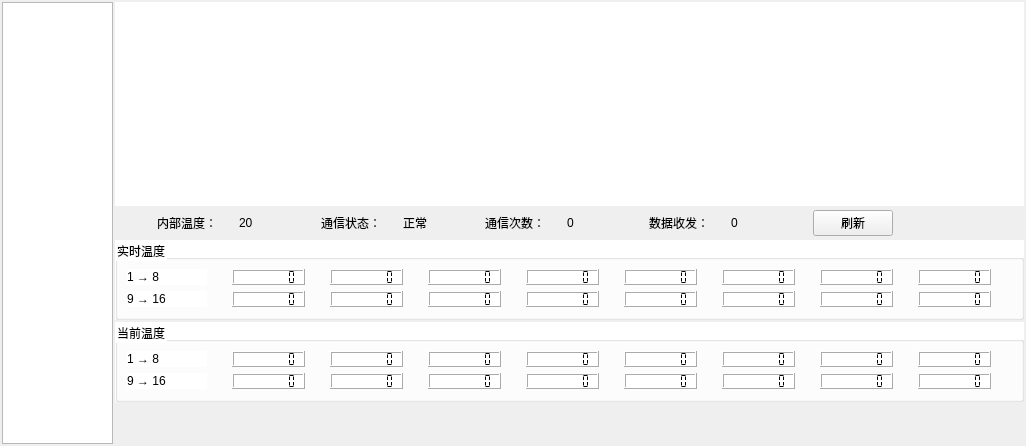
<?xml version="1.0" encoding="UTF-8"?>
<ui version="4.0">
 <class>FormPageRealtimeMonitor</class>
 <widget class="QWidget" name="FormPageRealtimeMonitor">
  <property name="geometry">
   <rect>
    <x>0</x>
    <y>0</y>
    <width>1026</width>
    <height>446</height>
   </rect>
  </property>
  <property name="windowTitle">
   <string>Form</string>
  </property>
  <layout class="QGridLayout" name="gridLayout">
   <property name="leftMargin">
    <number>2</number>
   </property>
   <property name="topMargin">
    <number>2</number>
   </property>
   <property name="rightMargin">
    <number>2</number>
   </property>
   <property name="bottomMargin">
    <number>2</number>
   </property>
   <property name="spacing">
    <number>2</number>
   </property>
   <item row="2" column="1" colspan="2">
    <widget class="QGroupBox" name="groupBox_PortValue">
     <property name="sizePolicy">
      <sizepolicy hsizetype="Preferred" vsizetype="Preferred">
       <horstretch>0</horstretch>
       <verstretch>0</verstretch>
      </sizepolicy>
     </property>
     <property name="minimumSize">
      <size>
       <width>0</width>
       <height>80</height>
      </size>
     </property>
     <property name="maximumSize">
      <size>
       <width>16777215</width>
       <height>80</height>
      </size>
     </property>
     <property name="styleSheet">
      <string notr="true">background-color: rgb(255, 255, 255);</string>
     </property>
     <property name="title">
      <string>实时温度</string>
     </property>
     <layout class="QGridLayout" name="gridLayout_6">
      <item row="0" column="0">
       <layout class="QGridLayout" name="gridLayout_7" columnstretch="1,1,1,1,1,1,1,1,1">
        <property name="horizontalSpacing">
         <number>25</number>
        </property>
        <item row="1" column="1">
         <widget class="QLCDNumber" name="lcdNumber_1">
          <property name="styleSheet">
           <string notr="true"/>
          </property>
          <property name="smallDecimalPoint">
           <bool>true</bool>
          </property>
          <property name="digitCount">
           <number>7</number>
          </property>
          <property name="mode">
           <enum>QLCDNumber::Dec</enum>
          </property>
          <property name="segmentStyle">
           <enum>QLCDNumber::Flat</enum>
          </property>
          <property name="value" stdset="0">
           <double>0.000000000000000</double>
          </property>
          <property name="intValue" stdset="0">
           <number>0</number>
          </property>
         </widget>
        </item>
        <item row="3" column="6">
         <widget class="QLCDNumber" name="lcdNumber_14">
          <property name="smallDecimalPoint">
           <bool>true</bool>
          </property>
          <property name="digitCount">
           <number>7</number>
          </property>
          <property name="mode">
           <enum>QLCDNumber::Dec</enum>
          </property>
          <property name="segmentStyle">
           <enum>QLCDNumber::Flat</enum>
          </property>
          <property name="value" stdset="0">
           <double>0.000000000000000</double>
          </property>
          <property name="intValue" stdset="0">
           <number>0</number>
          </property>
         </widget>
        </item>
        <item row="3" column="4">
         <widget class="QLCDNumber" name="lcdNumber_12">
          <property name="smallDecimalPoint">
           <bool>true</bool>
          </property>
          <property name="digitCount">
           <number>7</number>
          </property>
          <property name="mode">
           <enum>QLCDNumber::Dec</enum>
          </property>
          <property name="segmentStyle">
           <enum>QLCDNumber::Flat</enum>
          </property>
          <property name="value" stdset="0">
           <double>0.000000000000000</double>
          </property>
          <property name="intValue" stdset="0">
           <number>0</number>
          </property>
         </widget>
        </item>
        <item row="3" column="2">
         <widget class="QLCDNumber" name="lcdNumber_10">
          <property name="smallDecimalPoint">
           <bool>true</bool>
          </property>
          <property name="digitCount">
           <number>7</number>
          </property>
          <property name="mode">
           <enum>QLCDNumber::Dec</enum>
          </property>
          <property name="segmentStyle">
           <enum>QLCDNumber::Flat</enum>
          </property>
          <property name="value" stdset="0">
           <double>0.000000000000000</double>
          </property>
          <property name="intValue" stdset="0">
           <number>0</number>
          </property>
         </widget>
        </item>
        <item row="3" column="0">
         <widget class="QLabel" name="label_4">
          <property name="sizePolicy">
           <sizepolicy hsizetype="Minimum" vsizetype="Preferred">
            <horstretch>0</horstretch>
            <verstretch>0</verstretch>
           </sizepolicy>
          </property>
          <property name="minimumSize">
           <size>
            <width>80</width>
            <height>0</height>
           </size>
          </property>
          <property name="styleSheet">
           <string notr="true">font: 75 14pt &quot;Times New Roman&quot;;</string>
          </property>
          <property name="text">
           <string>9 → 16</string>
          </property>
         </widget>
        </item>
        <item row="1" column="7">
         <widget class="QLCDNumber" name="lcdNumber_7">
          <property name="smallDecimalPoint">
           <bool>true</bool>
          </property>
          <property name="digitCount">
           <number>7</number>
          </property>
          <property name="mode">
           <enum>QLCDNumber::Dec</enum>
          </property>
          <property name="segmentStyle">
           <enum>QLCDNumber::Flat</enum>
          </property>
          <property name="value" stdset="0">
           <double>0.000000000000000</double>
          </property>
          <property name="intValue" stdset="0">
           <number>0</number>
          </property>
         </widget>
        </item>
        <item row="1" column="3">
         <widget class="QLCDNumber" name="lcdNumber_3">
          <property name="smallDecimalPoint">
           <bool>true</bool>
          </property>
          <property name="digitCount">
           <number>7</number>
          </property>
          <property name="mode">
           <enum>QLCDNumber::Dec</enum>
          </property>
          <property name="segmentStyle">
           <enum>QLCDNumber::Flat</enum>
          </property>
          <property name="value" stdset="0">
           <double>0.000000000000000</double>
          </property>
          <property name="intValue" stdset="0">
           <number>0</number>
          </property>
         </widget>
        </item>
        <item row="1" column="6">
         <widget class="QLCDNumber" name="lcdNumber_6">
          <property name="smallDecimalPoint">
           <bool>true</bool>
          </property>
          <property name="digitCount">
           <number>7</number>
          </property>
          <property name="mode">
           <enum>QLCDNumber::Dec</enum>
          </property>
          <property name="segmentStyle">
           <enum>QLCDNumber::Flat</enum>
          </property>
          <property name="value" stdset="0">
           <double>0.000000000000000</double>
          </property>
          <property name="intValue" stdset="0">
           <number>0</number>
          </property>
         </widget>
        </item>
        <item row="1" column="8">
         <widget class="QLCDNumber" name="lcdNumber_8">
          <property name="smallDecimalPoint">
           <bool>true</bool>
          </property>
          <property name="digitCount">
           <number>7</number>
          </property>
          <property name="mode">
           <enum>QLCDNumber::Dec</enum>
          </property>
          <property name="segmentStyle">
           <enum>QLCDNumber::Flat</enum>
          </property>
          <property name="value" stdset="0">
           <double>0.000000000000000</double>
          </property>
          <property name="intValue" stdset="0">
           <number>0</number>
          </property>
         </widget>
        </item>
        <item row="1" column="5">
         <widget class="QLCDNumber" name="lcdNumber_5">
          <property name="smallDecimalPoint">
           <bool>true</bool>
          </property>
          <property name="digitCount">
           <number>7</number>
          </property>
          <property name="mode">
           <enum>QLCDNumber::Dec</enum>
          </property>
          <property name="segmentStyle">
           <enum>QLCDNumber::Flat</enum>
          </property>
          <property name="value" stdset="0">
           <double>0.000000000000000</double>
          </property>
          <property name="intValue" stdset="0">
           <number>0</number>
          </property>
         </widget>
        </item>
        <item row="3" column="8">
         <widget class="QLCDNumber" name="lcdNumber_16">
          <property name="smallDecimalPoint">
           <bool>true</bool>
          </property>
          <property name="digitCount">
           <number>7</number>
          </property>
          <property name="mode">
           <enum>QLCDNumber::Dec</enum>
          </property>
          <property name="segmentStyle">
           <enum>QLCDNumber::Flat</enum>
          </property>
          <property name="value" stdset="0">
           <double>0.000000000000000</double>
          </property>
          <property name="intValue" stdset="0">
           <number>0</number>
          </property>
         </widget>
        </item>
        <item row="3" column="1">
         <widget class="QLCDNumber" name="lcdNumber_9">
          <property name="smallDecimalPoint">
           <bool>true</bool>
          </property>
          <property name="digitCount">
           <number>7</number>
          </property>
          <property name="mode">
           <enum>QLCDNumber::Dec</enum>
          </property>
          <property name="segmentStyle">
           <enum>QLCDNumber::Flat</enum>
          </property>
          <property name="value" stdset="0">
           <double>0.000000000000000</double>
          </property>
          <property name="intValue" stdset="0">
           <number>0</number>
          </property>
         </widget>
        </item>
        <item row="3" column="7">
         <widget class="QLCDNumber" name="lcdNumber_15">
          <property name="smallDecimalPoint">
           <bool>true</bool>
          </property>
          <property name="digitCount">
           <number>7</number>
          </property>
          <property name="mode">
           <enum>QLCDNumber::Dec</enum>
          </property>
          <property name="segmentStyle">
           <enum>QLCDNumber::Flat</enum>
          </property>
          <property name="value" stdset="0">
           <double>0.000000000000000</double>
          </property>
          <property name="intValue" stdset="0">
           <number>0</number>
          </property>
         </widget>
        </item>
        <item row="3" column="5">
         <widget class="QLCDNumber" name="lcdNumber_13">
          <property name="smallDecimalPoint">
           <bool>true</bool>
          </property>
          <property name="digitCount">
           <number>7</number>
          </property>
          <property name="mode">
           <enum>QLCDNumber::Dec</enum>
          </property>
          <property name="segmentStyle">
           <enum>QLCDNumber::Flat</enum>
          </property>
          <property name="value" stdset="0">
           <double>0.000000000000000</double>
          </property>
          <property name="intValue" stdset="0">
           <number>0</number>
          </property>
         </widget>
        </item>
        <item row="1" column="2">
         <widget class="QLCDNumber" name="lcdNumber_2">
          <property name="smallDecimalPoint">
           <bool>true</bool>
          </property>
          <property name="digitCount">
           <number>7</number>
          </property>
          <property name="mode">
           <enum>QLCDNumber::Dec</enum>
          </property>
          <property name="segmentStyle">
           <enum>QLCDNumber::Flat</enum>
          </property>
          <property name="value" stdset="0">
           <double>0.000000000000000</double>
          </property>
          <property name="intValue" stdset="0">
           <number>0</number>
          </property>
         </widget>
        </item>
        <item row="3" column="3">
         <widget class="QLCDNumber" name="lcdNumber_11">
          <property name="smallDecimalPoint">
           <bool>true</bool>
          </property>
          <property name="digitCount">
           <number>7</number>
          </property>
          <property name="mode">
           <enum>QLCDNumber::Dec</enum>
          </property>
          <property name="segmentStyle">
           <enum>QLCDNumber::Flat</enum>
          </property>
          <property name="value" stdset="0">
           <double>0.000000000000000</double>
          </property>
          <property name="intValue" stdset="0">
           <number>0</number>
          </property>
         </widget>
        </item>
        <item row="1" column="4">
         <widget class="QLCDNumber" name="lcdNumber_4">
          <property name="smallDecimalPoint">
           <bool>true</bool>
          </property>
          <property name="digitCount">
           <number>7</number>
          </property>
          <property name="mode">
           <enum>QLCDNumber::Dec</enum>
          </property>
          <property name="segmentStyle">
           <enum>QLCDNumber::Flat</enum>
          </property>
          <property name="value" stdset="0">
           <double>0.000000000000000</double>
          </property>
          <property name="intValue" stdset="0">
           <number>0</number>
          </property>
         </widget>
        </item>
        <item row="1" column="0">
         <widget class="QLabel" name="label_3">
          <property name="sizePolicy">
           <sizepolicy hsizetype="Minimum" vsizetype="Preferred">
            <horstretch>0</horstretch>
            <verstretch>0</verstretch>
           </sizepolicy>
          </property>
          <property name="minimumSize">
           <size>
            <width>80</width>
            <height>0</height>
           </size>
          </property>
          <property name="styleSheet">
           <string notr="true">font: 75 14pt &quot;Times New Roman&quot;;</string>
          </property>
          <property name="text">
           <string>1 → 8</string>
          </property>
         </widget>
        </item>
       </layout>
      </item>
      <item row="0" column="1">
       <spacer name="horizontalSpacer">
        <property name="orientation">
         <enum>Qt::Horizontal</enum>
        </property>
        <property name="sizeHint" stdset="0">
         <size>
          <width>40</width>
          <height>20</height>
         </size>
        </property>
       </spacer>
      </item>
     </layout>
    </widget>
   </item>
   <item row="0" column="1" colspan="2">
    <widget class="FormDataChart" name="widget_chart" native="true">
     <property name="sizePolicy">
      <sizepolicy hsizetype="Expanding" vsizetype="Expanding">
       <horstretch>0</horstretch>
       <verstretch>0</verstretch>
      </sizepolicy>
     </property>
     <property name="styleSheet">
      <string notr="true">background-color: rgb(255, 255, 255);</string>
     </property>
    </widget>
   </item>
   <item row="3" column="1" colspan="2">
    <widget class="QGroupBox" name="groupBox_PortValue_2">
     <property name="sizePolicy">
      <sizepolicy hsizetype="Preferred" vsizetype="Preferred">
       <horstretch>0</horstretch>
       <verstretch>0</verstretch>
      </sizepolicy>
     </property>
     <property name="minimumSize">
      <size>
       <width>0</width>
       <height>80</height>
      </size>
     </property>
     <property name="maximumSize">
      <size>
       <width>16777215</width>
       <height>80</height>
      </size>
     </property>
     <property name="styleSheet">
      <string notr="true">background-color: rgb(255, 255, 255);</string>
     </property>
     <property name="title">
      <string>当前温度</string>
     </property>
     <layout class="QGridLayout" name="gridLayout_8">
      <item row="0" column="0">
       <layout class="QGridLayout" name="gridLayout_9" columnstretch="1,0,0,0,0,0,0,0,0">
        <property name="horizontalSpacing">
         <number>25</number>
        </property>
        <item row="1" column="6">
         <widget class="QLCDNumber" name="lcdNumberCurrent_6">
          <property name="smallDecimalPoint">
           <bool>true</bool>
          </property>
          <property name="digitCount">
           <number>7</number>
          </property>
          <property name="mode">
           <enum>QLCDNumber::Dec</enum>
          </property>
          <property name="segmentStyle">
           <enum>QLCDNumber::Flat</enum>
          </property>
          <property name="value" stdset="0">
           <double>0.000000000000000</double>
          </property>
          <property name="intValue" stdset="0">
           <number>0</number>
          </property>
         </widget>
        </item>
        <item row="3" column="7">
         <widget class="QLCDNumber" name="lcdNumberCurrent_14">
          <property name="smallDecimalPoint">
           <bool>true</bool>
          </property>
          <property name="digitCount">
           <number>7</number>
          </property>
          <property name="mode">
           <enum>QLCDNumber::Dec</enum>
          </property>
          <property name="segmentStyle">
           <enum>QLCDNumber::Flat</enum>
          </property>
          <property name="value" stdset="0">
           <double>0.000000000000000</double>
          </property>
          <property name="intValue" stdset="0">
           <number>0</number>
          </property>
         </widget>
        </item>
        <item row="3" column="5">
         <widget class="QLCDNumber" name="lcdNumberCurrent_16">
          <property name="smallDecimalPoint">
           <bool>true</bool>
          </property>
          <property name="digitCount">
           <number>7</number>
          </property>
          <property name="mode">
           <enum>QLCDNumber::Dec</enum>
          </property>
          <property name="segmentStyle">
           <enum>QLCDNumber::Flat</enum>
          </property>
          <property name="value" stdset="0">
           <double>0.000000000000000</double>
          </property>
          <property name="intValue" stdset="0">
           <number>0</number>
          </property>
         </widget>
        </item>
        <item row="1" column="2">
         <widget class="QLCDNumber" name="lcdNumberCurrent_2">
          <property name="smallDecimalPoint">
           <bool>true</bool>
          </property>
          <property name="digitCount">
           <number>7</number>
          </property>
          <property name="mode">
           <enum>QLCDNumber::Dec</enum>
          </property>
          <property name="segmentStyle">
           <enum>QLCDNumber::Flat</enum>
          </property>
          <property name="value" stdset="0">
           <double>0.000000000000000</double>
          </property>
          <property name="intValue" stdset="0">
           <number>0</number>
          </property>
         </widget>
        </item>
        <item row="3" column="3">
         <widget class="QLCDNumber" name="lcdNumberCurrent_11">
          <property name="smallDecimalPoint">
           <bool>true</bool>
          </property>
          <property name="digitCount">
           <number>7</number>
          </property>
          <property name="mode">
           <enum>QLCDNumber::Dec</enum>
          </property>
          <property name="segmentStyle">
           <enum>QLCDNumber::Flat</enum>
          </property>
          <property name="value" stdset="0">
           <double>0.000000000000000</double>
          </property>
          <property name="intValue" stdset="0">
           <number>0</number>
          </property>
         </widget>
        </item>
        <item row="1" column="4">
         <widget class="QLCDNumber" name="lcdNumberCurrent_4">
          <property name="smallDecimalPoint">
           <bool>true</bool>
          </property>
          <property name="digitCount">
           <number>7</number>
          </property>
          <property name="mode">
           <enum>QLCDNumber::Dec</enum>
          </property>
          <property name="segmentStyle">
           <enum>QLCDNumber::Flat</enum>
          </property>
          <property name="value" stdset="0">
           <double>0.000000000000000</double>
          </property>
          <property name="intValue" stdset="0">
           <number>0</number>
          </property>
         </widget>
        </item>
        <item row="1" column="0">
         <widget class="QLabel" name="label_6">
          <property name="sizePolicy">
           <sizepolicy hsizetype="Minimum" vsizetype="Preferred">
            <horstretch>0</horstretch>
            <verstretch>0</verstretch>
           </sizepolicy>
          </property>
          <property name="minimumSize">
           <size>
            <width>80</width>
            <height>0</height>
           </size>
          </property>
          <property name="styleSheet">
           <string notr="true">font: 75 14pt &quot;Times New Roman&quot;;</string>
          </property>
          <property name="text">
           <string>1 → 8</string>
          </property>
         </widget>
        </item>
        <item row="1" column="8">
         <widget class="QLCDNumber" name="lcdNumberCurrent_8">
          <property name="smallDecimalPoint">
           <bool>true</bool>
          </property>
          <property name="digitCount">
           <number>7</number>
          </property>
          <property name="mode">
           <enum>QLCDNumber::Dec</enum>
          </property>
          <property name="segmentStyle">
           <enum>QLCDNumber::Flat</enum>
          </property>
          <property name="value" stdset="0">
           <double>0.000000000000000</double>
          </property>
          <property name="intValue" stdset="0">
           <number>0</number>
          </property>
         </widget>
        </item>
        <item row="1" column="3">
         <widget class="QLCDNumber" name="lcdNumberCurrent_3">
          <property name="smallDecimalPoint">
           <bool>true</bool>
          </property>
          <property name="digitCount">
           <number>7</number>
          </property>
          <property name="mode">
           <enum>QLCDNumber::Dec</enum>
          </property>
          <property name="segmentStyle">
           <enum>QLCDNumber::Flat</enum>
          </property>
          <property name="value" stdset="0">
           <double>0.000000000000000</double>
          </property>
          <property name="intValue" stdset="0">
           <number>0</number>
          </property>
         </widget>
        </item>
        <item row="1" column="5">
         <widget class="QLCDNumber" name="lcdNumberCurrent_5">
          <property name="smallDecimalPoint">
           <bool>true</bool>
          </property>
          <property name="digitCount">
           <number>7</number>
          </property>
          <property name="mode">
           <enum>QLCDNumber::Dec</enum>
          </property>
          <property name="segmentStyle">
           <enum>QLCDNumber::Flat</enum>
          </property>
          <property name="value" stdset="0">
           <double>0.000000000000000</double>
          </property>
          <property name="intValue" stdset="0">
           <number>0</number>
          </property>
         </widget>
        </item>
        <item row="3" column="8">
         <widget class="QLCDNumber" name="lcdNumberCurrent_15">
          <property name="smallDecimalPoint">
           <bool>true</bool>
          </property>
          <property name="digitCount">
           <number>7</number>
          </property>
          <property name="mode">
           <enum>QLCDNumber::Dec</enum>
          </property>
          <property name="segmentStyle">
           <enum>QLCDNumber::Flat</enum>
          </property>
          <property name="value" stdset="0">
           <double>0.000000000000000</double>
          </property>
          <property name="intValue" stdset="0">
           <number>0</number>
          </property>
         </widget>
        </item>
        <item row="3" column="1">
         <widget class="QLCDNumber" name="lcdNumberCurrent_9">
          <property name="smallDecimalPoint">
           <bool>true</bool>
          </property>
          <property name="digitCount">
           <number>7</number>
          </property>
          <property name="mode">
           <enum>QLCDNumber::Dec</enum>
          </property>
          <property name="segmentStyle">
           <enum>QLCDNumber::Flat</enum>
          </property>
          <property name="value" stdset="0">
           <double>0.000000000000000</double>
          </property>
          <property name="intValue" stdset="0">
           <number>0</number>
          </property>
         </widget>
        </item>
        <item row="3" column="2">
         <widget class="QLCDNumber" name="lcdNumberCurrent_10">
          <property name="smallDecimalPoint">
           <bool>true</bool>
          </property>
          <property name="digitCount">
           <number>7</number>
          </property>
          <property name="mode">
           <enum>QLCDNumber::Dec</enum>
          </property>
          <property name="segmentStyle">
           <enum>QLCDNumber::Flat</enum>
          </property>
          <property name="value" stdset="0">
           <double>0.000000000000000</double>
          </property>
          <property name="intValue" stdset="0">
           <number>0</number>
          </property>
         </widget>
        </item>
        <item row="1" column="1">
         <widget class="QLCDNumber" name="lcdNumberCurrent_1">
          <property name="smallDecimalPoint">
           <bool>true</bool>
          </property>
          <property name="digitCount">
           <number>7</number>
          </property>
          <property name="mode">
           <enum>QLCDNumber::Dec</enum>
          </property>
          <property name="segmentStyle">
           <enum>QLCDNumber::Flat</enum>
          </property>
          <property name="value" stdset="0">
           <double>0.000000000000000</double>
          </property>
          <property name="intValue" stdset="0">
           <number>0</number>
          </property>
         </widget>
        </item>
        <item row="3" column="4">
         <widget class="QLCDNumber" name="lcdNumberCurrent_12">
          <property name="smallDecimalPoint">
           <bool>true</bool>
          </property>
          <property name="digitCount">
           <number>7</number>
          </property>
          <property name="mode">
           <enum>QLCDNumber::Dec</enum>
          </property>
          <property name="segmentStyle">
           <enum>QLCDNumber::Flat</enum>
          </property>
          <property name="value" stdset="0">
           <double>0.000000000000000</double>
          </property>
          <property name="intValue" stdset="0">
           <number>0</number>
          </property>
         </widget>
        </item>
        <item row="3" column="6">
         <widget class="QLCDNumber" name="lcdNumberCurrent_13">
          <property name="smallDecimalPoint">
           <bool>true</bool>
          </property>
          <property name="digitCount">
           <number>7</number>
          </property>
          <property name="mode">
           <enum>QLCDNumber::Dec</enum>
          </property>
          <property name="segmentStyle">
           <enum>QLCDNumber::Flat</enum>
          </property>
          <property name="value" stdset="0">
           <double>0.000000000000000</double>
          </property>
          <property name="intValue" stdset="0">
           <number>0</number>
          </property>
         </widget>
        </item>
        <item row="1" column="7">
         <widget class="QLCDNumber" name="lcdNumberCurrent_7">
          <property name="smallDecimalPoint">
           <bool>true</bool>
          </property>
          <property name="digitCount">
           <number>7</number>
          </property>
          <property name="mode">
           <enum>QLCDNumber::Dec</enum>
          </property>
          <property name="segmentStyle">
           <enum>QLCDNumber::Flat</enum>
          </property>
          <property name="value" stdset="0">
           <double>0.000000000000000</double>
          </property>
          <property name="intValue" stdset="0">
           <number>0</number>
          </property>
         </widget>
        </item>
        <item row="3" column="0">
         <widget class="QLabel" name="label_5">
          <property name="sizePolicy">
           <sizepolicy hsizetype="Minimum" vsizetype="Preferred">
            <horstretch>0</horstretch>
            <verstretch>0</verstretch>
           </sizepolicy>
          </property>
          <property name="minimumSize">
           <size>
            <width>80</width>
            <height>0</height>
           </size>
          </property>
          <property name="styleSheet">
           <string notr="true">font: 75 14pt &quot;Times New Roman&quot;;</string>
          </property>
          <property name="text">
           <string>9 → 16</string>
          </property>
         </widget>
        </item>
       </layout>
      </item>
      <item row="0" column="1">
       <spacer name="horizontalSpacer_2">
        <property name="orientation">
         <enum>Qt::Horizontal</enum>
        </property>
        <property name="sizeHint" stdset="0">
         <size>
          <width>40</width>
          <height>20</height>
         </size>
        </property>
       </spacer>
      </item>
     </layout>
    </widget>
   </item>
   <item row="0" column="0" rowspan="5">
    <widget class="ButtonList" name="listWidget">
     <property name="sizePolicy">
      <sizepolicy hsizetype="Fixed" vsizetype="Expanding">
       <horstretch>0</horstretch>
       <verstretch>0</verstretch>
      </sizepolicy>
     </property>
     <property name="minimumSize">
      <size>
       <width>100</width>
       <height>0</height>
      </size>
     </property>
     <property name="maximumSize">
      <size>
       <width>120</width>
       <height>16777215</height>
      </size>
     </property>
    </widget>
   </item>
   <item row="1" column="1" colspan="2">
    <widget class="QWidget" name="widget" native="true">
     <property name="minimumSize">
      <size>
       <width>0</width>
       <height>0</height>
      </size>
     </property>
     <layout class="QGridLayout" name="gridLayout_2">
      <property name="leftMargin">
       <number>2</number>
      </property>
      <property name="topMargin">
       <number>2</number>
      </property>
      <property name="rightMargin">
       <number>2</number>
      </property>
      <property name="bottomMargin">
       <number>2</number>
      </property>
      <property name="spacing">
       <number>2</number>
      </property>
      <item row="0" column="8">
       <widget class="QLabel" name="label_data">
        <property name="sizePolicy">
         <sizepolicy hsizetype="Fixed" vsizetype="Preferred">
          <horstretch>0</horstretch>
          <verstretch>0</verstretch>
         </sizepolicy>
        </property>
        <property name="minimumSize">
         <size>
          <width>80</width>
          <height>0</height>
         </size>
        </property>
        <property name="maximumSize">
         <size>
          <width>80</width>
          <height>16777215</height>
         </size>
        </property>
        <property name="text">
         <string>0</string>
        </property>
       </widget>
      </item>
      <item row="0" column="1">
       <widget class="QLabel" name="label">
        <property name="sizePolicy">
         <sizepolicy hsizetype="Fixed" vsizetype="Preferred">
          <horstretch>0</horstretch>
          <verstretch>0</verstretch>
         </sizepolicy>
        </property>
        <property name="minimumSize">
         <size>
          <width>80</width>
          <height>0</height>
         </size>
        </property>
        <property name="maximumSize">
         <size>
          <width>80</width>
          <height>16777215</height>
         </size>
        </property>
        <property name="text">
         <string>内部温度：</string>
        </property>
       </widget>
      </item>
      <item row="0" column="3">
       <widget class="QLabel" name="label_2">
        <property name="sizePolicy">
         <sizepolicy hsizetype="Fixed" vsizetype="Preferred">
          <horstretch>0</horstretch>
          <verstretch>0</verstretch>
         </sizepolicy>
        </property>
        <property name="minimumSize">
         <size>
          <width>80</width>
          <height>0</height>
         </size>
        </property>
        <property name="maximumSize">
         <size>
          <width>80</width>
          <height>16777215</height>
         </size>
        </property>
        <property name="text">
         <string>通信状态：</string>
        </property>
       </widget>
      </item>
      <item row="0" column="5">
       <widget class="QLabel" name="label_7">
        <property name="sizePolicy">
         <sizepolicy hsizetype="Fixed" vsizetype="Preferred">
          <horstretch>0</horstretch>
          <verstretch>0</verstretch>
         </sizepolicy>
        </property>
        <property name="minimumSize">
         <size>
          <width>80</width>
          <height>0</height>
         </size>
        </property>
        <property name="maximumSize">
         <size>
          <width>80</width>
          <height>16777215</height>
         </size>
        </property>
        <property name="text">
         <string>通信次数：</string>
        </property>
       </widget>
      </item>
      <item row="0" column="2">
       <widget class="QLabel" name="label_temp">
        <property name="sizePolicy">
         <sizepolicy hsizetype="Fixed" vsizetype="Preferred">
          <horstretch>0</horstretch>
          <verstretch>0</verstretch>
         </sizepolicy>
        </property>
        <property name="minimumSize">
         <size>
          <width>80</width>
          <height>0</height>
         </size>
        </property>
        <property name="maximumSize">
         <size>
          <width>80</width>
          <height>16777215</height>
         </size>
        </property>
        <property name="text">
         <string>20</string>
        </property>
       </widget>
      </item>
      <item row="0" column="4">
       <widget class="QLabel" name="label_state">
        <property name="sizePolicy">
         <sizepolicy hsizetype="Fixed" vsizetype="Preferred">
          <horstretch>0</horstretch>
          <verstretch>0</verstretch>
         </sizepolicy>
        </property>
        <property name="minimumSize">
         <size>
          <width>80</width>
          <height>0</height>
         </size>
        </property>
        <property name="maximumSize">
         <size>
          <width>80</width>
          <height>16777215</height>
         </size>
        </property>
        <property name="text">
         <string>正常</string>
        </property>
       </widget>
      </item>
      <item row="0" column="6">
       <widget class="QLabel" name="label_network">
        <property name="sizePolicy">
         <sizepolicy hsizetype="Fixed" vsizetype="Preferred">
          <horstretch>0</horstretch>
          <verstretch>0</verstretch>
         </sizepolicy>
        </property>
        <property name="minimumSize">
         <size>
          <width>80</width>
          <height>0</height>
         </size>
        </property>
        <property name="maximumSize">
         <size>
          <width>80</width>
          <height>16777215</height>
         </size>
        </property>
        <property name="text">
         <string>0</string>
        </property>
       </widget>
      </item>
      <item row="0" column="9">
       <widget class="QPushButton" name="pushButton_refresh">
        <property name="text">
         <string>刷新</string>
        </property>
       </widget>
      </item>
      <item row="0" column="10">
       <spacer name="horizontalSpacer_3">
        <property name="orientation">
         <enum>Qt::Horizontal</enum>
        </property>
        <property name="sizeHint" stdset="0">
         <size>
          <width>40</width>
          <height>20</height>
         </size>
        </property>
       </spacer>
      </item>
      <item row="0" column="0">
       <spacer name="horizontalSpacer_4">
        <property name="orientation">
         <enum>Qt::Horizontal</enum>
        </property>
        <property name="sizeType">
         <enum>QSizePolicy::Fixed</enum>
        </property>
        <property name="sizeHint" stdset="0">
         <size>
          <width>40</width>
          <height>20</height>
         </size>
        </property>
       </spacer>
      </item>
      <item row="0" column="7">
       <widget class="QLabel" name="label_8">
        <property name="sizePolicy">
         <sizepolicy hsizetype="Fixed" vsizetype="Preferred">
          <horstretch>0</horstretch>
          <verstretch>0</verstretch>
         </sizepolicy>
        </property>
        <property name="minimumSize">
         <size>
          <width>80</width>
          <height>0</height>
         </size>
        </property>
        <property name="maximumSize">
         <size>
          <width>80</width>
          <height>16777215</height>
         </size>
        </property>
        <property name="text">
         <string>数据收发：</string>
        </property>
       </widget>
      </item>
     </layout>
    </widget>
   </item>
   <item row="4" column="1">
    <spacer name="verticalSpacer">
     <property name="orientation">
      <enum>Qt::Vertical</enum>
     </property>
     <property name="sizeType">
      <enum>QSizePolicy::Fixed</enum>
     </property>
     <property name="sizeHint" stdset="0">
      <size>
       <width>20</width>
       <height>40</height>
      </size>
     </property>
    </spacer>
   </item>
  </layout>
 </widget>
 <customwidgets>
  <customwidget>
   <class>ButtonList</class>
   <extends>QListWidget</extends>
   <header location="global">buttonlist.h</header>
  </customwidget>
  <customwidget>
   <class>FormDataChart</class>
   <extends>QWidget</extends>
   <header location="global">formdatachart.h</header>
   <container>1</container>
  </customwidget>
 </customwidgets>
 <resources/>
 <connections/>
</ui>
